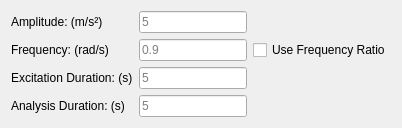
              <widget class="QWidget" name="page_7">
               <layout class="QGridLayout" name="gridLayout_10">
                <item row="0" column="0">
                 <widget class="QLabel" name="label_14">
                  <property name="text">
                   <string>Amplitude: (m/s²)</string>
                  </property>
                 </widget>
                </item>
                <item row="0" column="1">
                 <widget class="QLineEdit" name="sineAmplitudeLineEdit">
                  <property name="placeholderText">
                   <string>5</string>
                  </property>
                 </widget>
                </item>
                <item row="1" column="0">
                 <widget class="QLabel" name="sineFrequencyLabel">
                  <property name="text">
                   <string>Frequency: (rad/s)</string>
                  </property>
                 </widget>
                </item>
                <item row="1" column="1">
                 <widget class="QLineEdit" name="sineFrequencyLineEdit">
                  <property name="placeholderText">
                   <string>0.9</string>
                  </property>
                 </widget>
                </item>
                <item row="1" column="2">
                 <widget class="QCheckBox" name="sineFrequencyRatioCheckBox">
                  <property name="text">
                   <string>Use Frequency Ratio</string>
                  </property>
                  <property name="checked">
                   <bool>false</bool>
                  </property>
                 </widget>
                </item>
                <item row="2" column="0">
                 <widget class="QLabel" name="label_16">
                  <property name="text">
                   <string>Excitation Duration: (s)</string>
                  </property>
                 </widget>
                </item>
                <item row="2" column="1">
                 <widget class="QLineEdit" name="sineExcitationDurationLineEdit">
                  <property name="placeholderText">
                   <string>5</string>
                  </property>
                 </widget>
                </item>
                <item row="3" column="0">
                 <widget class="QLabel" name="label_17">
                  <property name="text">
                   <string>Analysis Duration: (s)</string>
                  </property>
                 </widget>
                </item>
                <item row="3" column="1">
                 <widget class="QLineEdit" name="sineAnalysisDurationLineEdit">
                  <property name="placeholderText">
                   <string>5</string>
                  </property>
                 </widget>
                </item>
               </layout>
              </widget>
